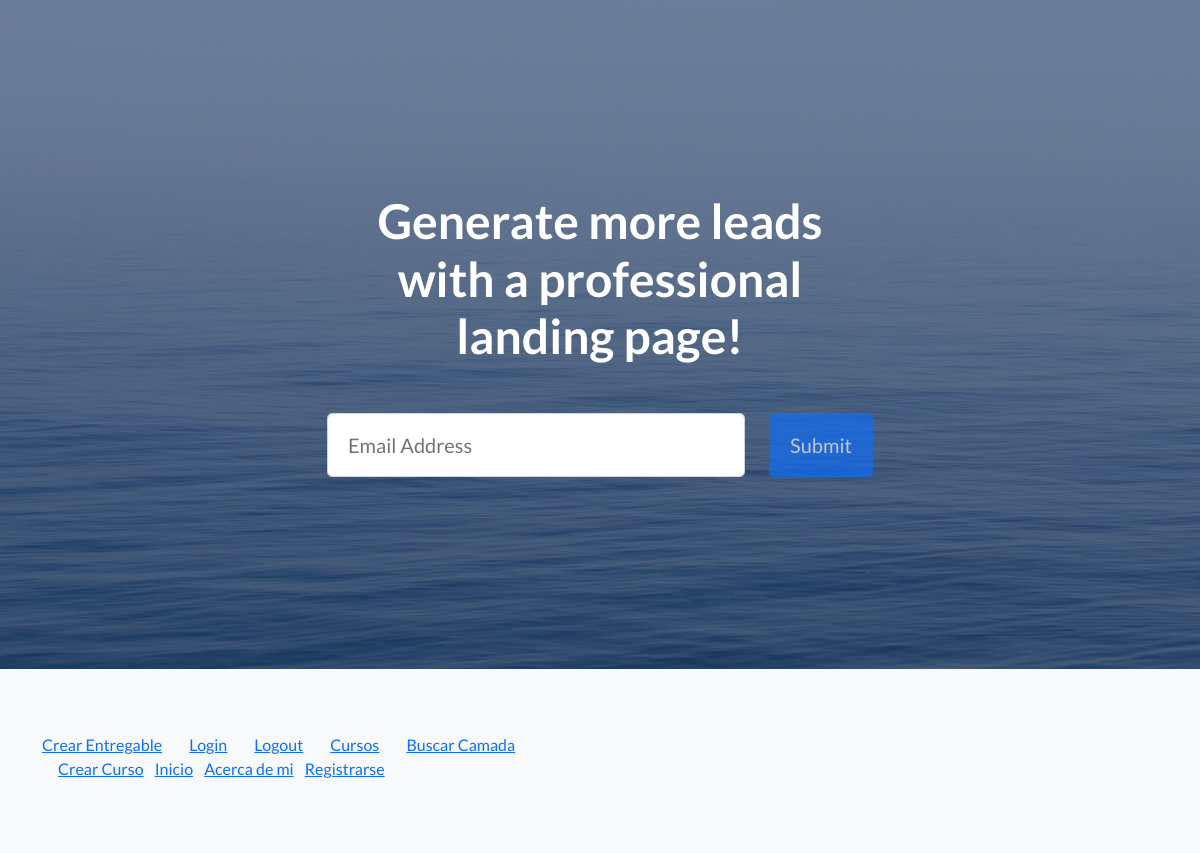
Page /AppCoder/curso/ on the earlier database version.
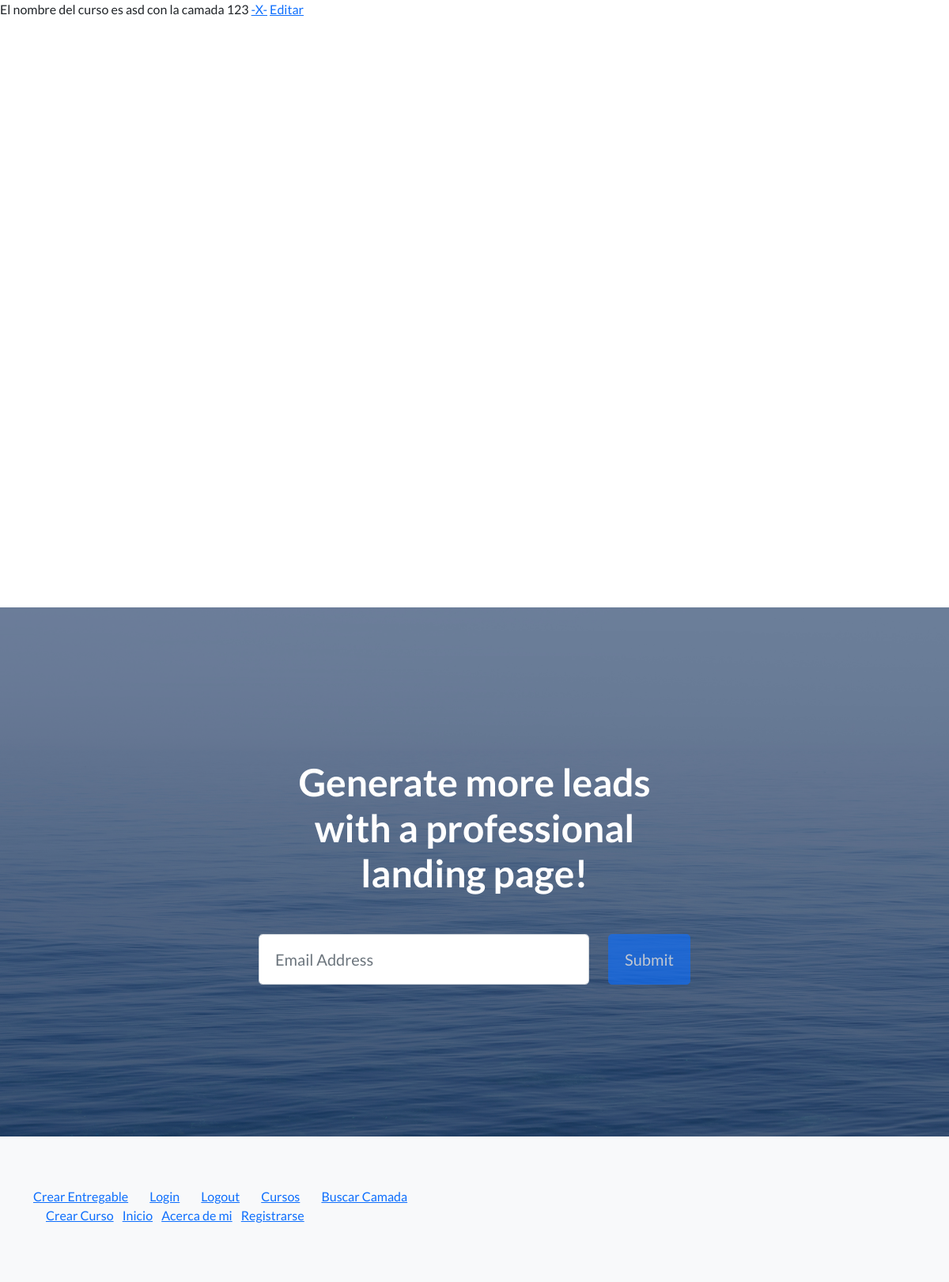
Same page on the later database version.
### AppCoder/models.py (models this page shows, shortened)
class Curso(models.Model):
    nombre = models.CharField(max_length=40)
    camada = models.IntegerField(unique=True)

### AppCoder/views.py (the view)
# urls.py: path('curso/', curso, name='AppCoderCurso'),
def curso(request):
    cursos = Curso.objects.all()
    entregables = Entregable.objects.all()
    contexto = {
        'object_list': cursos,
        'entregables': entregables
    }
    return render(request, 'AppCoder/curso.html', contexto)

### templates/AppCoder/curso.html (shortened to what this page needs)
{% extends 'index.html' %}
{% block inicio %}
    {% for curso in object_list %}
        El nombre del curso es {{ curso.nombre }} con la camada {{ curso.camada }}
        <a href="{% url 'AppCoderEliminarCurso' curso.camada %}">-X-</a>
        <a href="{% url 'AppCoderEditarCurso' curso.camada %}"> Editar</a>
        <br>
    {% endfor %}
    {% for entregable in entregables %}
        <br>
    {% endfor %}
{% endblock %}

### templates/index.html (shortened to what this page needs)
<!DOCTYPE html>
<html lang="en">
    <head>
        {% load static %}
        <link href="{% static 'css/styles.css' %}" rel="stylesheet" />
    </head>
    <body>
        {% block inicio %}{% endblock %}
        <header class="masthead">
            <div class="container position-relative">
                <div class="row justify-content-center">
                    <div class="col-xl-6">
                        <div class="text-center text-white">
                            <h1 class="mb-5">Generate more leads with a professional landing page!</h1>
                            <form class="form-subscribe" id="contactForm" data-sb-form-api-token="API_TOKEN">
                                <div class="row">
                                    <div class="col">
                                        <input class="form-control form-control-lg" id="emailAddress" type="email" placeholder="Email Address" data-sb-validations="required,email" />
                                    </div>
                                    <div class="col-auto"><button class="btn btn-primary btn-lg disabled" id="submitButton" type="submit">Submit</button></div>
                                </div>
                            </form>
                        </div>
                    </div>
                </div>
            </div>
        </header>
        {% include 'base/footer.html' %}
    </body>
</html>

### templates/base/footer.html (shortened to what this page needs)
<footer class="footer bg-light">
    <div class="container">
        <div class="row">
            <div class="col-lg-6 h-100 text-center text-lg-start my-auto">
                <ul class="list-inline mb-2">
                    <li class="list-inline-item"><a href="{% url 'AppCoderEntregable' %}">Crear Entregable</a></li>
                    <li class="list-inline-item"><a
                    <li class="list-inline-item"><a
                    <li class="list-inline-item"><a href="{% url 'UserCoderLogin' %}">Login</a></li>
                    <li class="list-inline-item"><a
                    <li class="list-inline-item"><a
                    <li class="list-inline-item"><a href="{% url 'UserCoderLogout' %}">Logout</a></li>
                    <li class="list-inline-item"><a
                    <li class="list-inline-item"><a
                    <li class="list-inline-item"><a href="{% url 'AppCoderCurso' %}">Cursos</a></li>
                    <li class="list-inline-item"><a
                    <li class="list-inline-item"><a
                    <li class="list-inline-item"><a href="{% url 'AppCoderBusquedaCamada' %}">Buscar Camada</a></li>
                    <li class="list-inline-item"><a
                    <li class="list-inline-item"><a
                    <li class="list-inline-item"><a href="{% url 'AppCoderCursoFormulario' %}">Crear Curso</a></li>
                    <li class="list-inline-item"><a href="{% url 'AppCoderInicio' %}">Inicio</a></li>
                    <li class="list-inline-item"><a href="{% url 'AppCoderAboutUs' %}">Acerca de mi</a></li>
                    <li class="list-inline-item"><a href="{% url 'UserCoderRegister' %}">Registrarse</a></li>
                </ul>
            </div>
            <div class="col-lg-6 h-100 text-center text-lg-end my-auto">
                <ul class="list-inline mb-0">
                </ul>
            </div>
        </div>
    </div>
</footer>

Differences in the rows shown:
added Curso: nombre "asd", camada "123"
